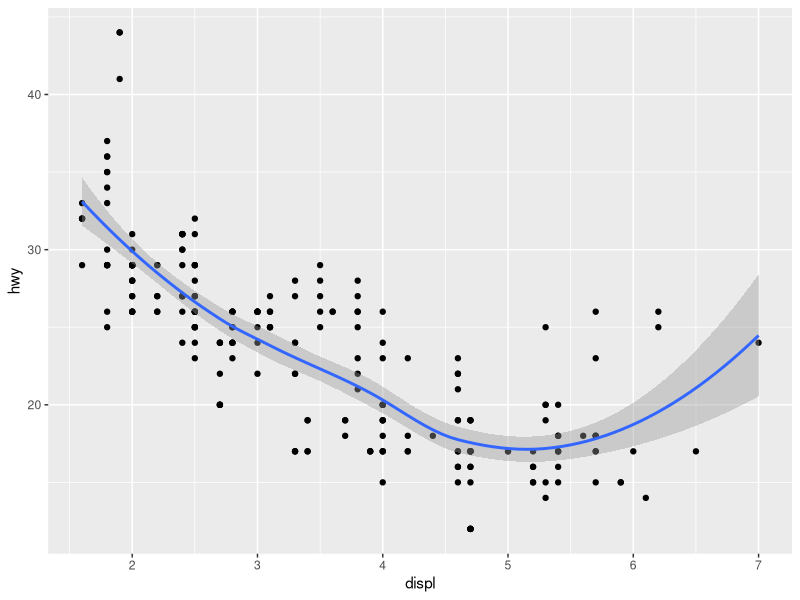
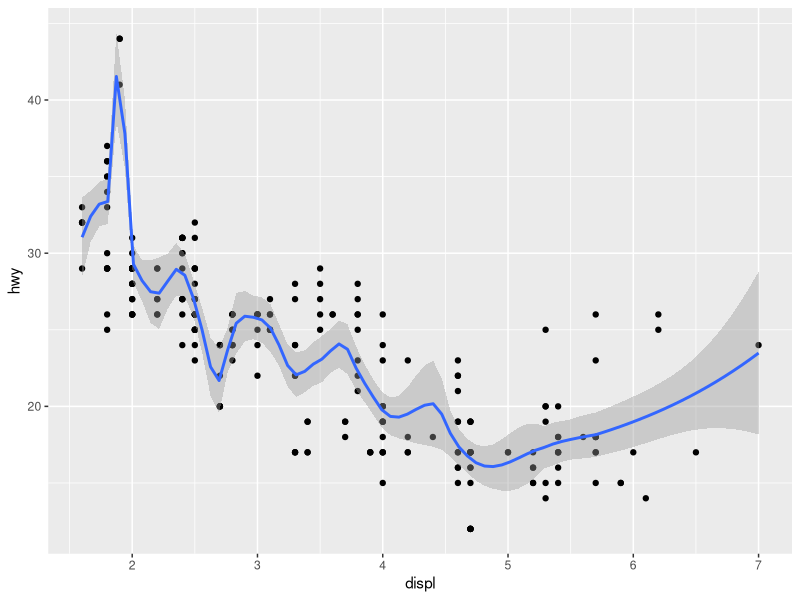
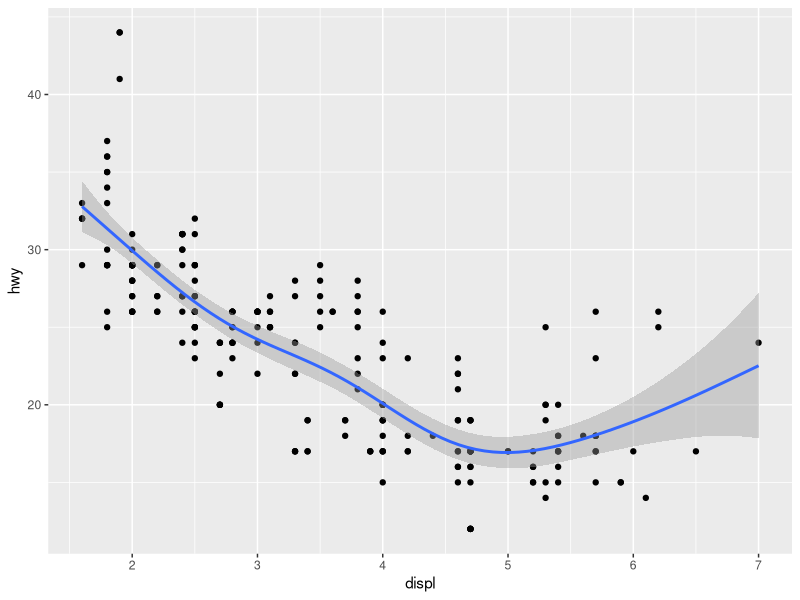
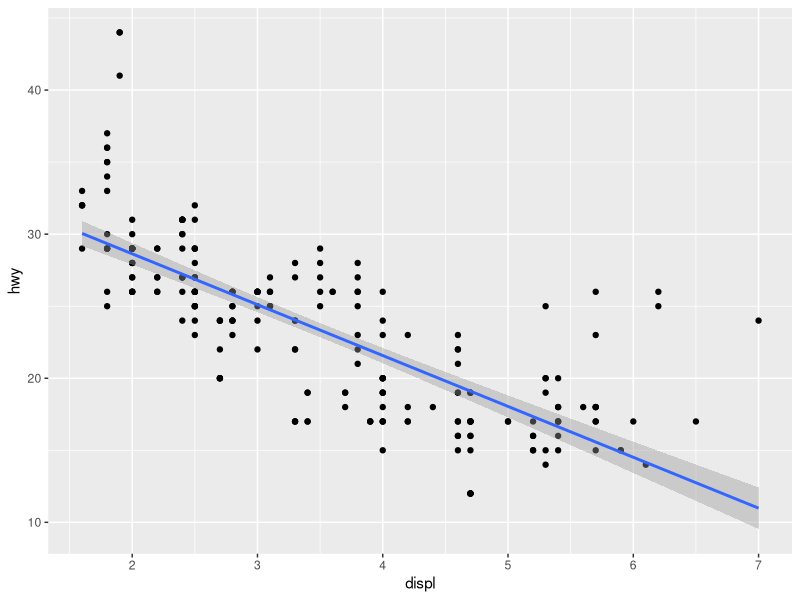
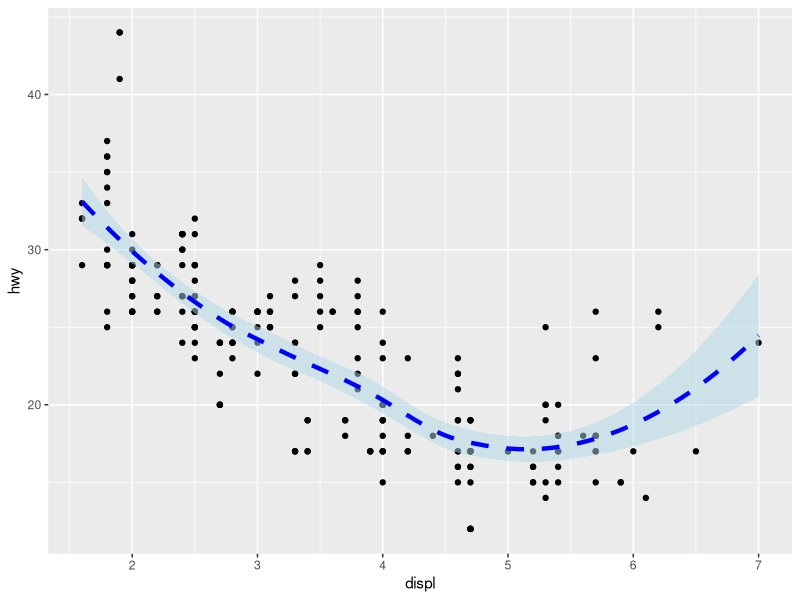
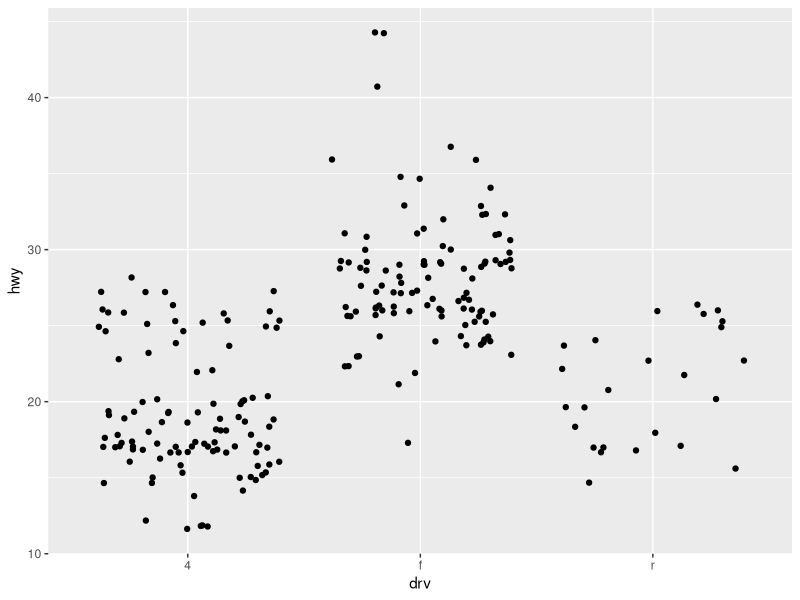
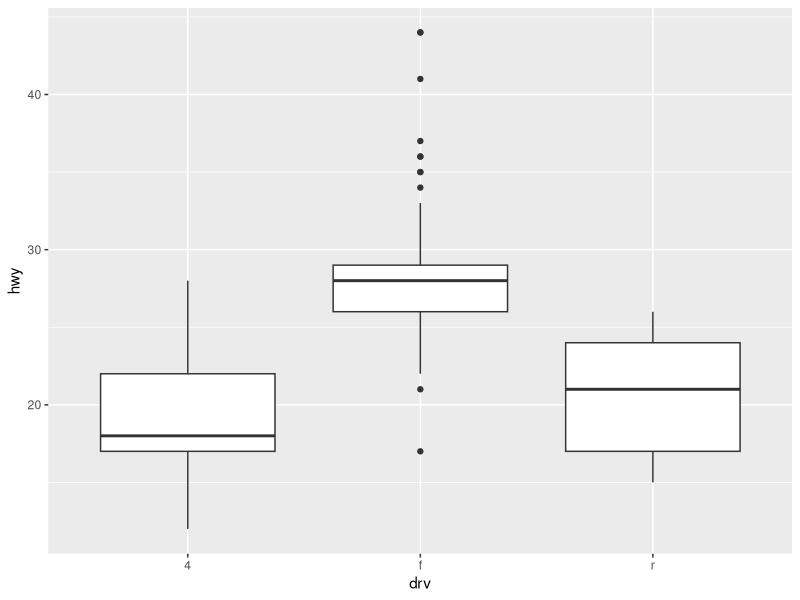
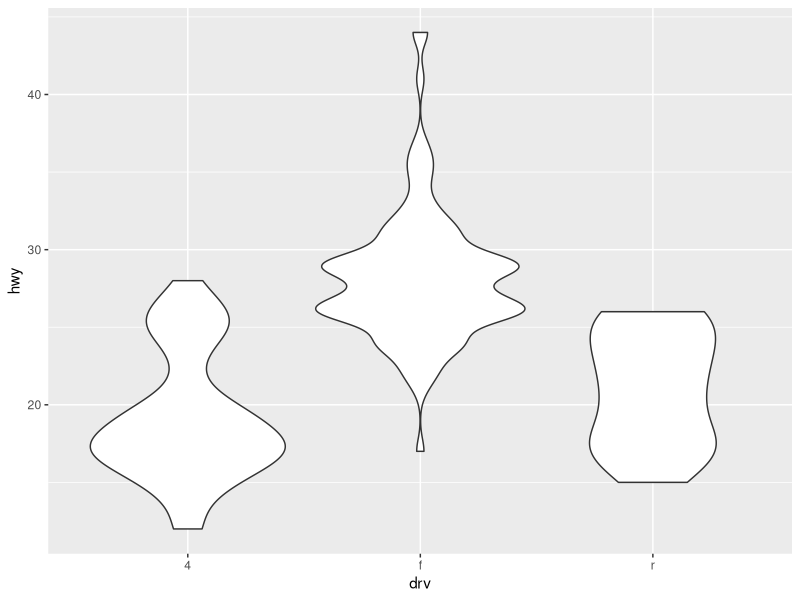

Here is the R script that generated these plots, in order: (Note: this script raises an error after producing the figures.)
library(tidyverse)
####################################################### 
#Plot Geoms
#######################################################

######################################
#Adding smoother to a plot
######################################
ggplot(mpg,aes(displ,hwy))+
  geom_point()+
  geom_smooth()

#applying span
ggplot(mpg,aes(displ,hwy))+
  geom_point()+
  geom_smooth(span=0.2)

#applying method 
library(mgcv)
ggplot(mpg,aes(displ,hwy))+
  geom_point()+
  geom_smooth(method="gam",formula=y~ s(x))

#applying method=lm(linear model)
ggplot(mpg,aes(displ,hwy))+
  geom_point()+
  geom_smooth(method="lm")

#applying more argument 
ggplot(mpg, aes(x = displ, y = hwy)) +
  geom_point() +
  geom_smooth(method = "loess", 
              color = "blue", 
              fill = "lightblue", 
              linetype = "dashed", 
              size = 1.5, 
              alpha = 0.5)

####################################
#Boxplots and jittered points
##################################
#geom jitter
ggplot(mpg, aes(drv,hwy)) +
  geom_jitter()

#boxplot
ggplot(mpg, aes(drv,hwy)) +
  geom_boxplot()

#violin plot
ggplot(mpg, aes(drv,hwy)) +
  geom_violin()

####################################
# Histograms and Frequency Polygons
###################################
#histogram
ggplot(mpg, aes(hwy)) + geom_histogram()

#freqpoly
ggplot(mpg, aes(hwy)) + geom_freqpoly()
## Controlling the bin 
ggplot(mpg, aes(hwy)) +
  geom_freqpoly(binwidth = 1)

#Mapping with categorical data 
ggplot(mpg, aes(displ, colour = drv)) +
  geom_freqpoly(binwidth = 0.5)

ggplot(mpg, aes(displ, fill = drv)) +
  geom_histogram(binwidth = 0.5) +
  facet_wrap(~drv, ncol = 1)

####################################
# Bar Charts 
###################################
#Summarized data
ggplot(mpg, aes(manufacturer)) +
  geom_bar()

#pre-summarized data
drugs <- data.frame(
  drug = c("a", "b", "c"),
  effect = c(4.2, 9.7, 6.1))

ggplot(drugs, aes(drug, effect)) + geom_bar(stat = "identity")

####################################
# Time Series with Line and Path Plots
###################################
#line plot 
ggplot(economics, aes(date, unemploy / pop)) +
  geom_line()

ggplot(economics, aes(date, uempmed)) +
  geom_line()

#path plot 
ggplot(economics, aes(unemploy / pop, uempmed)) +
  geom_path() +
  geom_point()

year <- function(x) as.POSIXlt(x)$year + 1900

ggplot(economics, aes(unemploy / pop, uempmed)) +
  geom_path(colour = "grey50") +
  geom_point(aes(colour = year(date)))

######################################################
#Plot types
######################################################
df <- data.frame(
  x = c(3, 1, 5),
  y = c(2, 4, 6),
  label = c("a","b","c"))

#Assigning the plot to an object
p <- ggplot(df, aes(x, y, label = label)) +
  labs(x = NULL, y = NULL) + # Hide axis label
  theme(plot.title = element_text(size = 12)) # Shrink plot title

#Adding Scatterplot
p + geom_point() + ggtitle("point")

#Adding text on inside each corresponding point of the plot
p + geom_text() + ggtitle("text")

#Adding Stacked bar
p + geom_bar(stat = "identity") + ggtitle("bar")

#Adding tiles
p + geom_tile() + ggtitle("raster")

#Adding line
p + geom_line() + ggtitle("line")

#Adding area plot
p + geom_area() + ggtitle("area")

#Adding Path plot
p + geom_path() + ggtitle("path")

#Adding polygon plot
p + geom_polygon() + ggtitle("polygon")

#######################
#geom_rect
#######################
data <- data.frame(
  x = c(1, 3),
  y = c(2, 4),
  label = c("Rectangle 1", "Rectangle 2"))

ggplot() +
  geom_rect(
    aes(xmin = x - 0.5, xmax = x + 0.5, ymin = y - 0.5, ymax = y + 0.5),
    fill = "lightblue", color = "blue", alpha = 0.5,
    data = data) +
  geom_text(aes(x = x, y = y, label = label),data = data,vjust = 0.5 ) +
  xlim(0, 5) +
  ylim(0, 5) +
  labs(title = "Using geom_rect() in ggplot2",x = "X-axis",y = "Y-axis")

#####################
#geom_vline and hline application
#######################
data <- data.frame(
  x = 1:10,
  y = rnorm(10))

# Calculate the median of y
median_y <- median(data$y)
mean_x <- mean(data$x)

# Plot
ggplot(data, aes(x = x, y = y)) +
  geom_point() +  # Adding some points for context
  geom_vline(xintercept = median_y, color = "red", linetype = "dashed") + 
  geom_hline(yintercept = mean_x, color = "blue", linetype = "dashed") +
  geom_text(aes(x = median_y, y = mean_x, 
                label = paste("(", round(median_y, 2), ",", round(mean_x, 2), ")")),
            color = "black", vjust = "inward", hjust = "inward") +
  labs(title = "Using geom_vline() and hline in ggplot2",x = "X-axis",y = "Y-axis")

#geom_abline
data <- data.frame(x = 1:10, y = 2 * (1:10) + 3)

ggplot(data, aes(x, y)) +
  geom_point() +  # Add points
  labs(x = "X Axis", y = "Y Axis") +  # Add axis labels
  ggtitle("Scatter Plot with Abline")+
  geom_abline(slope = 1, intercept = 3, color = "red", linetype = "dashed")


################################################################################
#Collective Geoms
#page 46 of the ggplot Elegant Graphics
################################################################################
data(Oxboys, package = "nlme")
head(Oxboys)

#########################################
#Multiple Groups, One Aesthetic
########################################
#########
#When you specify a group aesthetic inside the aes() function, ggplot2 uses that information to 
#group the data points accordingly. This is particularly useful when you have multiple observations
#that should be connected in a plot, but they don't necessarily follow a 
#sequential order in the dataset.
##########
ggplot(Oxboys, aes(age, height, group = Subject)) +
  geom_point() +
  geom_line()


ggplot(Oxboys, aes(age, height)) +
  geom_point() +
  geom_line()

ggplot(Oxboys, aes(age, height, group =interaction(school_id, student_id))) +
  geom_point() +
  geom_line()

##########################################
#Different Groups on Different Layers
##########################################
#Adding a smooth line on the previous to all boys 
ggplot(Oxboys, aes(age, height, group = Subject)) +
  geom_line() +
  geom_smooth(method = "lm", se = FALSE)

#instead of putting the group in ggplot we put it in the line plot to apply to the line plot alone
ggplot(Oxboys, aes(age, height)) +
  geom_line(aes(group = Subject)) +
  geom_smooth(method = "lm", size = 2, se = FALSE)

#####################################
# Overriding the Default Grouping
#####################################
ggplot(Oxboys, aes(Occasion, height)) +
  geom_boxplot()

ggplot(Oxboys, aes(Occasion, height)) +
  geom_boxplot() +
  geom_line(colour = "#3366FF", alpha = 0.5)

ggplot(Oxboys, aes(Occasion, height)) +
  geom_boxplot() +
  geom_line(aes(group = Subject), colour = "#3366FF", alpha = 0.5)


###########################################
# Matching Aesthetics to Graphic Objects
###########################################
df <- data.frame(x = 1:3, y = 1:3, colour = c(1,3,5))

ggplot(df, aes(x, y, colour = factor(colour))) +
  geom_line(aes(group = 1), size = 2) +
  geom_point(size = 5)

ggplot(df, aes(x, y, colour = colour)) +
  geom_line(aes(group = 1), size = 2) +
  geom_point(size = 5)

xgrid <- with(df, seq(min(x), max(x), length = 50))
interp <- data.frame(
  x = xgrid,
  y = approx(df$x, df$y, xout = xgrid)$y,
  colour = approx(df$x, df$colour, xout = xgrid)$y)


ggplot(interp, aes(x, y, colour = colour)) +
  geom_line(size = 2) +
  geom_point(data = df, size = 5)


################################################################################
# Surface Plots
################################################################################
#contour plot
ggplot(faithfuld, aes(eruptions, waiting)) +
  geom_contour(aes(z = density, colour = ..level..))

#Raster Plot 
ggplot(faithfuld, aes(eruptions, waiting)) +
  geom_raster(aes(fill = density))

#Bubble plot
small <- faithfuld[seq(1, nrow(faithfuld), by = 10), ]
ggplot(small, aes(eruptions, waiting)) +
  geom_point(aes(size = density), alpha = 1/3) +
  scale_size_area()

